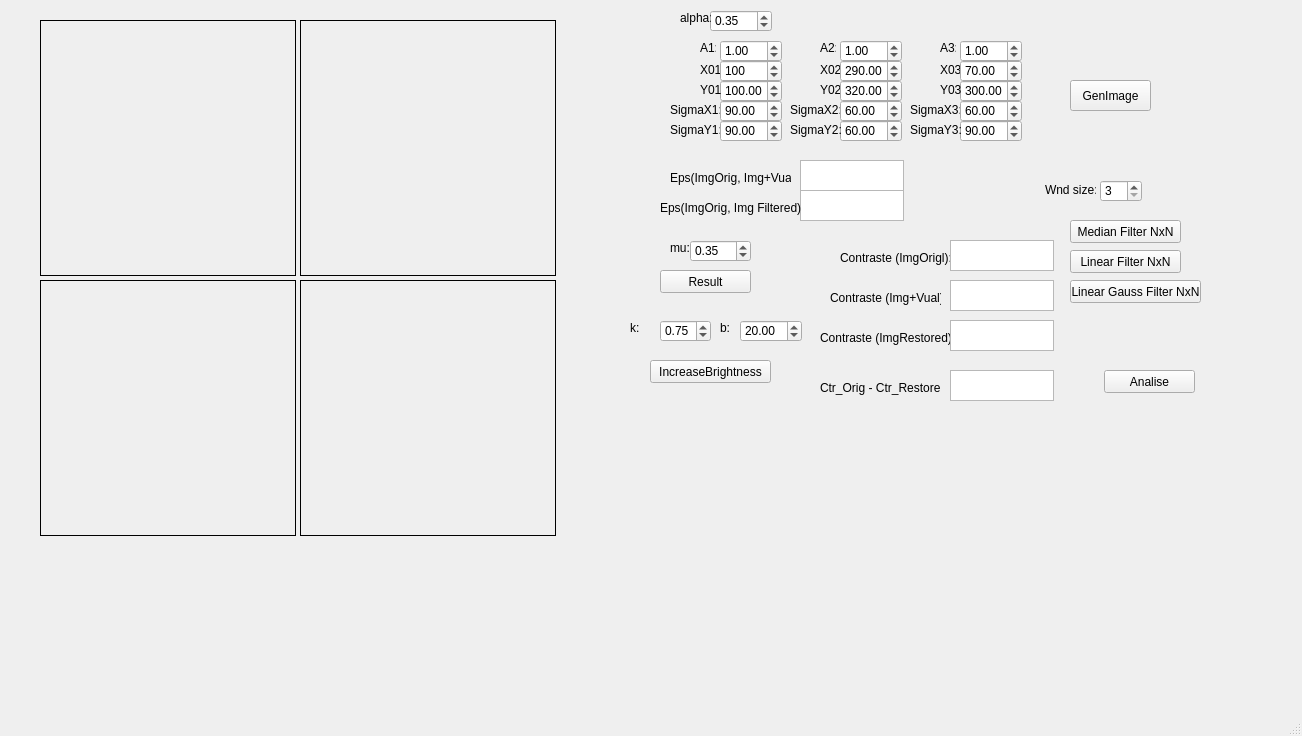
<?xml version="1.0" encoding="UTF-8"?>
<ui version="4.0">
 <class>MainWindow</class>
 <widget class="QMainWindow" name="MainWindow">
  <property name="geometry">
   <rect>
    <x>0</x>
    <y>0</y>
    <width>1302</width>
    <height>736</height>
   </rect>
  </property>
  <property name="windowTitle">
   <string>MainWindow</string>
  </property>
  <widget class="QWidget" name="centralWidget">
   <widget class="QLabel" name="label_Img1">
    <property name="geometry">
     <rect>
      <x>40</x>
      <y>20</y>
      <width>256</width>
      <height>256</height>
     </rect>
    </property>
    <property name="frameShape">
     <enum>QFrame::Box</enum>
    </property>
    <property name="frameShadow">
     <enum>QFrame::Plain</enum>
    </property>
    <property name="lineWidth">
     <number>1</number>
    </property>
    <property name="text">
     <string/>
    </property>
   </widget>
   <widget class="QPushButton" name="pushButton_Gen_Image">
    <property name="geometry">
     <rect>
      <x>1070</x>
      <y>80</y>
      <width>81</width>
      <height>31</height>
     </rect>
    </property>
    <property name="text">
     <string>GenImage</string>
    </property>
   </widget>
   <widget class="QLabel" name="label_3">
    <property name="geometry">
     <rect>
      <x>700</x>
      <y>60</y>
      <width>21</width>
      <height>20</height>
     </rect>
    </property>
    <property name="text">
     <string>X01:</string>
    </property>
   </widget>
   <widget class="QDoubleSpinBox" name="doubleSpinBox_A2">
    <property name="geometry">
     <rect>
      <x>840</x>
      <y>40</y>
      <width>62</width>
      <height>22</height>
     </rect>
    </property>
    <property name="maximum">
     <double>100.000000000000000</double>
    </property>
    <property name="value">
     <double>1.000000000000000</double>
    </property>
   </widget>
   <widget class="QLabel" name="label_2">
    <property name="geometry">
     <rect>
      <x>700</x>
      <y>40</y>
      <width>16</width>
      <height>16</height>
     </rect>
    </property>
    <property name="text">
     <string>A1:</string>
    </property>
   </widget>
   <widget class="QLabel" name="label_5">
    <property name="geometry">
     <rect>
      <x>670</x>
      <y>100</y>
      <width>51</width>
      <height>20</height>
     </rect>
    </property>
    <property name="text">
     <string>SigmaX1:</string>
    </property>
   </widget>
   <widget class="QDoubleSpinBox" name="doubleSpinBox_Y01">
    <property name="geometry">
     <rect>
      <x>720</x>
      <y>80</y>
      <width>62</width>
      <height>22</height>
     </rect>
    </property>
    <property name="maximum">
     <double>1000.000000000000000</double>
    </property>
    <property name="singleStep">
     <double>10.000000000000000</double>
    </property>
    <property name="value">
     <double>100.000000000000000</double>
    </property>
   </widget>
   <widget class="QDoubleSpinBox" name="doubleSpinBox_A1">
    <property name="geometry">
     <rect>
      <x>720</x>
      <y>40</y>
      <width>62</width>
      <height>22</height>
     </rect>
    </property>
    <property name="maximum">
     <double>100.000000000000000</double>
    </property>
    <property name="value">
     <double>1.000000000000000</double>
    </property>
   </widget>
   <widget class="QLabel" name="label_8">
    <property name="geometry">
     <rect>
      <x>790</x>
      <y>100</y>
      <width>51</width>
      <height>20</height>
     </rect>
    </property>
    <property name="text">
     <string>SigmaX2:</string>
    </property>
   </widget>
   <widget class="QLabel" name="label_13">
    <property name="geometry">
     <rect>
      <x>910</x>
      <y>100</y>
      <width>51</width>
      <height>20</height>
     </rect>
    </property>
    <property name="text">
     <string>SigmaX3:</string>
    </property>
   </widget>
   <widget class="QDoubleSpinBox" name="doubleSpinBox_Y03">
    <property name="geometry">
     <rect>
      <x>960</x>
      <y>80</y>
      <width>62</width>
      <height>22</height>
     </rect>
    </property>
    <property name="maximum">
     <double>1000.000000000000000</double>
    </property>
    <property name="value">
     <double>300.000000000000000</double>
    </property>
   </widget>
   <widget class="QDoubleSpinBox" name="doubleSpinBox_SigmaY2">
    <property name="geometry">
     <rect>
      <x>840</x>
      <y>120</y>
      <width>62</width>
      <height>22</height>
     </rect>
    </property>
    <property name="maximum">
     <double>300.000000000000000</double>
    </property>
    <property name="singleStep">
     <double>10.000000000000000</double>
    </property>
    <property name="value">
     <double>60.000000000000000</double>
    </property>
   </widget>
   <widget class="QDoubleSpinBox" name="doubleSpinBox_SigmaY3">
    <property name="geometry">
     <rect>
      <x>960</x>
      <y>120</y>
      <width>62</width>
      <height>22</height>
     </rect>
    </property>
    <property name="maximum">
     <double>300.000000000000000</double>
    </property>
    <property name="singleStep">
     <double>10.000000000000000</double>
    </property>
    <property name="value">
     <double>90.000000000000000</double>
    </property>
   </widget>
   <widget class="QLabel" name="label_7">
    <property name="geometry">
     <rect>
      <x>820</x>
      <y>60</y>
      <width>21</width>
      <height>20</height>
     </rect>
    </property>
    <property name="text">
     <string>X02:</string>
    </property>
   </widget>
   <widget class="QLabel" name="label_12">
    <property name="geometry">
     <rect>
      <x>940</x>
      <y>60</y>
      <width>21</width>
      <height>20</height>
     </rect>
    </property>
    <property name="text">
     <string>X03:</string>
    </property>
   </widget>
   <widget class="QLabel" name="label_6">
    <property name="geometry">
     <rect>
      <x>670</x>
      <y>120</y>
      <width>51</width>
      <height>20</height>
     </rect>
    </property>
    <property name="text">
     <string>SigmaY1:</string>
    </property>
   </widget>
   <widget class="QDoubleSpinBox" name="doubleSpinBox_SigmaX1">
    <property name="geometry">
     <rect>
      <x>720</x>
      <y>100</y>
      <width>62</width>
      <height>22</height>
     </rect>
    </property>
    <property name="maximum">
     <double>300.000000000000000</double>
    </property>
    <property name="singleStep">
     <double>10.000000000000000</double>
    </property>
    <property name="value">
     <double>90.000000000000000</double>
    </property>
   </widget>
   <widget class="QLabel" name="label_11">
    <property name="geometry">
     <rect>
      <x>820</x>
      <y>80</y>
      <width>21</width>
      <height>20</height>
     </rect>
    </property>
    <property name="text">
     <string>Y02:</string>
    </property>
   </widget>
   <widget class="QLabel" name="label_16">
    <property name="geometry">
     <rect>
      <x>940</x>
      <y>80</y>
      <width>21</width>
      <height>20</height>
     </rect>
    </property>
    <property name="text">
     <string>Y03:</string>
    </property>
   </widget>
   <widget class="QLabel" name="label_9">
    <property name="geometry">
     <rect>
      <x>790</x>
      <y>120</y>
      <width>51</width>
      <height>20</height>
     </rect>
    </property>
    <property name="text">
     <string>SigmaY2:</string>
    </property>
   </widget>
   <widget class="QLabel" name="label_14">
    <property name="geometry">
     <rect>
      <x>910</x>
      <y>120</y>
      <width>51</width>
      <height>20</height>
     </rect>
    </property>
    <property name="text">
     <string>SigmaY3:</string>
    </property>
   </widget>
   <widget class="QDoubleSpinBox" name="doubleSpinBox_Y02">
    <property name="geometry">
     <rect>
      <x>840</x>
      <y>80</y>
      <width>62</width>
      <height>22</height>
     </rect>
    </property>
    <property name="maximum">
     <double>1000.000000000000000</double>
    </property>
    <property name="value">
     <double>320.000000000000000</double>
    </property>
   </widget>
   <widget class="QDoubleSpinBox" name="doubleSpinBox_A3">
    <property name="geometry">
     <rect>
      <x>960</x>
      <y>40</y>
      <width>62</width>
      <height>22</height>
     </rect>
    </property>
    <property name="maximum">
     <double>100.000000000000000</double>
    </property>
    <property name="value">
     <double>1.000000000000000</double>
    </property>
   </widget>
   <widget class="QLabel" name="label_10">
    <property name="geometry">
     <rect>
      <x>820</x>
      <y>40</y>
      <width>16</width>
      <height>16</height>
     </rect>
    </property>
    <property name="text">
     <string>A2:</string>
    </property>
   </widget>
   <widget class="QLabel" name="label_15">
    <property name="geometry">
     <rect>
      <x>940</x>
      <y>40</y>
      <width>16</width>
      <height>16</height>
     </rect>
    </property>
    <property name="text">
     <string>A3:</string>
    </property>
   </widget>
   <widget class="QDoubleSpinBox" name="doubleSpinBox_X01">
    <property name="geometry">
     <rect>
      <x>720</x>
      <y>60</y>
      <width>62</width>
      <height>22</height>
     </rect>
    </property>
    <property name="decimals">
     <number>0</number>
    </property>
    <property name="maximum">
     <double>1000.000000000000000</double>
    </property>
    <property name="singleStep">
     <double>10.000000000000000</double>
    </property>
    <property name="value">
     <double>100.000000000000000</double>
    </property>
   </widget>
   <widget class="QLabel" name="label_4">
    <property name="geometry">
     <rect>
      <x>700</x>
      <y>80</y>
      <width>21</width>
      <height>20</height>
     </rect>
    </property>
    <property name="text">
     <string>Y01:</string>
    </property>
   </widget>
   <widget class="QDoubleSpinBox" name="doubleSpinBox_SigmaY1">
    <property name="geometry">
     <rect>
      <x>720</x>
      <y>120</y>
      <width>62</width>
      <height>22</height>
     </rect>
    </property>
    <property name="maximum">
     <double>300.000000000000000</double>
    </property>
    <property name="singleStep">
     <double>10.000000000000000</double>
    </property>
    <property name="value">
     <double>90.000000000000000</double>
    </property>
   </widget>
   <widget class="QDoubleSpinBox" name="doubleSpinBox_X02">
    <property name="geometry">
     <rect>
      <x>840</x>
      <y>60</y>
      <width>62</width>
      <height>22</height>
     </rect>
    </property>
    <property name="maximum">
     <double>1000.000000000000000</double>
    </property>
    <property name="value">
     <double>290.000000000000000</double>
    </property>
   </widget>
   <widget class="QDoubleSpinBox" name="doubleSpinBox_X03">
    <property name="geometry">
     <rect>
      <x>960</x>
      <y>60</y>
      <width>62</width>
      <height>22</height>
     </rect>
    </property>
    <property name="maximum">
     <double>1000.000000000000000</double>
    </property>
    <property name="value">
     <double>70.000000000000000</double>
    </property>
   </widget>
   <widget class="QDoubleSpinBox" name="doubleSpinBox_SigmaX2">
    <property name="geometry">
     <rect>
      <x>840</x>
      <y>100</y>
      <width>62</width>
      <height>22</height>
     </rect>
    </property>
    <property name="maximum">
     <double>300.000000000000000</double>
    </property>
    <property name="singleStep">
     <double>10.000000000000000</double>
    </property>
    <property name="value">
     <double>60.000000000000000</double>
    </property>
   </widget>
   <widget class="QDoubleSpinBox" name="doubleSpinBox_SigmaX3">
    <property name="geometry">
     <rect>
      <x>960</x>
      <y>100</y>
      <width>62</width>
      <height>22</height>
     </rect>
    </property>
    <property name="maximum">
     <double>300.000000000000000</double>
    </property>
    <property name="singleStep">
     <double>10.000000000000000</double>
    </property>
    <property name="value">
     <double>60.000000000000000</double>
    </property>
   </widget>
   <widget class="QLabel" name="label_Img2">
    <property name="geometry">
     <rect>
      <x>40</x>
      <y>280</y>
      <width>256</width>
      <height>256</height>
     </rect>
    </property>
    <property name="frameShape">
     <enum>QFrame::Box</enum>
    </property>
    <property name="frameShadow">
     <enum>QFrame::Plain</enum>
    </property>
    <property name="lineWidth">
     <number>1</number>
    </property>
    <property name="text">
     <string/>
    </property>
   </widget>
   <widget class="QDoubleSpinBox" name="doubleSpinBox_alpha">
    <property name="geometry">
     <rect>
      <x>710</x>
      <y>10</y>
      <width>62</width>
      <height>22</height>
     </rect>
    </property>
    <property name="singleStep">
     <double>0.050000000000000</double>
    </property>
    <property name="value">
     <double>0.350000000000000</double>
    </property>
   </widget>
   <widget class="QLabel" name="label">
    <property name="geometry">
     <rect>
      <x>680</x>
      <y>10</y>
      <width>31</width>
      <height>16</height>
     </rect>
    </property>
    <property name="text">
     <string>alpha:</string>
    </property>
   </widget>
   <widget class="QLabel" name="label_Vual">
    <property name="geometry">
     <rect>
      <x>300</x>
      <y>20</y>
      <width>256</width>
      <height>256</height>
     </rect>
    </property>
    <property name="frameShape">
     <enum>QFrame::Box</enum>
    </property>
    <property name="frameShadow">
     <enum>QFrame::Plain</enum>
    </property>
    <property name="lineWidth">
     <number>1</number>
    </property>
    <property name="text">
     <string/>
    </property>
   </widget>
   <widget class="QTextEdit" name="textEdit_eps_orig_vual">
    <property name="geometry">
     <rect>
      <x>800</x>
      <y>160</y>
      <width>104</width>
      <height>31</height>
     </rect>
    </property>
   </widget>
   <widget class="QLabel" name="label_18">
    <property name="geometry">
     <rect>
      <x>670</x>
      <y>170</y>
      <width>121</width>
      <height>16</height>
     </rect>
    </property>
    <property name="text">
     <string>Eps(ImgOrig, Img+Vual):</string>
    </property>
   </widget>
   <widget class="QTextEdit" name="textEdit_eps_orig_filtered">
    <property name="geometry">
     <rect>
      <x>800</x>
      <y>190</y>
      <width>104</width>
      <height>31</height>
     </rect>
    </property>
   </widget>
   <widget class="QLabel" name="label_19">
    <property name="geometry">
     <rect>
      <x>660</x>
      <y>200</y>
      <width>141</width>
      <height>16</height>
     </rect>
    </property>
    <property name="text">
     <string>Eps(ImgOrig, Img Filtered):</string>
    </property>
   </widget>
   <widget class="QPushButton" name="pushButton_MedFilter_2">
    <property name="geometry">
     <rect>
      <x>1070</x>
      <y>220</y>
      <width>111</width>
      <height>23</height>
     </rect>
    </property>
    <property name="text">
     <string>Median Filter NxN</string>
    </property>
   </widget>
   <widget class="QSpinBox" name="spinBox_N">
    <property name="geometry">
     <rect>
      <x>1100</x>
      <y>180</y>
      <width>42</width>
      <height>22</height>
     </rect>
    </property>
    <property name="minimum">
     <number>3</number>
    </property>
    <property name="singleStep">
     <number>2</number>
    </property>
    <property name="value">
     <number>3</number>
    </property>
   </widget>
   <widget class="QLabel" name="label_20">
    <property name="geometry">
     <rect>
      <x>1045</x>
      <y>180</y>
      <width>51</width>
      <height>20</height>
     </rect>
    </property>
    <property name="text">
     <string>Wnd size:</string>
    </property>
   </widget>
   <widget class="QPushButton" name="pushButton_LinFilter_2">
    <property name="geometry">
     <rect>
      <x>1070</x>
      <y>250</y>
      <width>111</width>
      <height>23</height>
     </rect>
    </property>
    <property name="text">
     <string>Linear Filter NxN</string>
    </property>
   </widget>
   <widget class="QPushButton" name="pushButton_LinFilter_3">
    <property name="geometry">
     <rect>
      <x>1070</x>
      <y>280</y>
      <width>131</width>
      <height>23</height>
     </rect>
    </property>
    <property name="text">
     <string>Linear Gauss Filter NxN</string>
    </property>
   </widget>
   <widget class="QLabel" name="label_ImgMinus">
    <property name="geometry">
     <rect>
      <x>300</x>
      <y>280</y>
      <width>256</width>
      <height>256</height>
     </rect>
    </property>
    <property name="frameShape">
     <enum>QFrame::Box</enum>
    </property>
    <property name="frameShadow">
     <enum>QFrame::Plain</enum>
    </property>
    <property name="lineWidth">
     <number>1</number>
    </property>
    <property name="text">
     <string/>
    </property>
   </widget>
   <widget class="QPushButton" name="pushButton">
    <property name="geometry">
     <rect>
      <x>660</x>
      <y>270</y>
      <width>91</width>
      <height>23</height>
     </rect>
    </property>
    <property name="text">
     <string>Result</string>
    </property>
   </widget>
   <widget class="QLabel" name="label_22">
    <property name="geometry">
     <rect>
      <x>670</x>
      <y>240</y>
      <width>21</width>
      <height>16</height>
     </rect>
    </property>
    <property name="text">
     <string>mu:</string>
    </property>
   </widget>
   <widget class="QDoubleSpinBox" name="doubleSpinBox_mu">
    <property name="geometry">
     <rect>
      <x>690</x>
      <y>240</y>
      <width>61</width>
      <height>22</height>
     </rect>
    </property>
    <property name="singleStep">
     <double>0.050000000000000</double>
    </property>
    <property name="value">
     <double>0.350000000000000</double>
    </property>
   </widget>
   <widget class="QTextEdit" name="textEdit_Contraste_ImgPlusVual">
    <property name="geometry">
     <rect>
      <x>950</x>
      <y>280</y>
      <width>104</width>
      <height>31</height>
     </rect>
    </property>
   </widget>
   <widget class="QLabel" name="label_23">
    <property name="geometry">
     <rect>
      <x>830</x>
      <y>290</y>
      <width>111</width>
      <height>16</height>
     </rect>
    </property>
    <property name="text">
     <string>Contraste (Img+Vual):</string>
    </property>
   </widget>
   <widget class="QLabel" name="label_24">
    <property name="geometry">
     <rect>
      <x>820</x>
      <y>330</y>
      <width>131</width>
      <height>16</height>
     </rect>
    </property>
    <property name="text">
     <string>Contraste (ImgRestored):</string>
    </property>
   </widget>
   <widget class="QTextEdit" name="textEdit_Contraste_Restored">
    <property name="geometry">
     <rect>
      <x>950</x>
      <y>320</y>
      <width>104</width>
      <height>31</height>
     </rect>
    </property>
   </widget>
   <widget class="QPushButton" name="pushButton_IncreaseBrightness">
    <property name="geometry">
     <rect>
      <x>650</x>
      <y>360</y>
      <width>121</width>
      <height>23</height>
     </rect>
    </property>
    <property name="text">
     <string>IncreaseBrightness</string>
    </property>
   </widget>
   <widget class="QDoubleSpinBox" name="doubleSpinBox_k">
    <property name="geometry">
     <rect>
      <x>660</x>
      <y>320</y>
      <width>51</width>
      <height>22</height>
     </rect>
    </property>
    <property name="minimum">
     <double>-99.000000000000000</double>
    </property>
    <property name="singleStep">
     <double>0.500000000000000</double>
    </property>
    <property name="value">
     <double>0.750000000000000</double>
    </property>
   </widget>
   <widget class="QDoubleSpinBox" name="doubleSpinBox_b">
    <property name="geometry">
     <rect>
      <x>740</x>
      <y>320</y>
      <width>62</width>
      <height>22</height>
     </rect>
    </property>
    <property name="minimum">
     <double>-1000.000000000000000</double>
    </property>
    <property name="maximum">
     <double>1000.000000000000000</double>
    </property>
    <property name="singleStep">
     <double>10.000000000000000</double>
    </property>
    <property name="value">
     <double>20.000000000000000</double>
    </property>
   </widget>
   <widget class="QLabel" name="label_25">
    <property name="geometry">
     <rect>
      <x>630</x>
      <y>320</y>
      <width>21</width>
      <height>16</height>
     </rect>
    </property>
    <property name="text">
     <string>k:</string>
    </property>
   </widget>
   <widget class="QLabel" name="label_26">
    <property name="geometry">
     <rect>
      <x>720</x>
      <y>320</y>
      <width>21</width>
      <height>16</height>
     </rect>
    </property>
    <property name="text">
     <string>b:</string>
    </property>
   </widget>
   <widget class="QLabel" name="label_27">
    <property name="geometry">
     <rect>
      <x>840</x>
      <y>250</y>
      <width>111</width>
      <height>16</height>
     </rect>
    </property>
    <property name="text">
     <string>Contraste (ImgOrigl):</string>
    </property>
   </widget>
   <widget class="QTextEdit" name="textEdit_Contraste_Orig">
    <property name="geometry">
     <rect>
      <x>950</x>
      <y>240</y>
      <width>104</width>
      <height>31</height>
     </rect>
    </property>
   </widget>
   <widget class="QTextEdit" name="textEdit_Difference_Contraste">
    <property name="geometry">
     <rect>
      <x>950</x>
      <y>370</y>
      <width>104</width>
      <height>31</height>
     </rect>
    </property>
   </widget>
   <widget class="QLabel" name="label_28">
    <property name="geometry">
     <rect>
      <x>820</x>
      <y>380</y>
      <width>121</width>
      <height>16</height>
     </rect>
    </property>
    <property name="text">
     <string>Ctr_Orig - Ctr_Restored:</string>
    </property>
   </widget>
   <widget class="QCustomPlot" name="widget" native="true">
    <property name="geometry">
     <rect>
      <x>670</x>
      <y>420</y>
      <width>601</width>
      <height>271</height>
     </rect>
    </property>
   </widget>
   <widget class="QPushButton" name="pushButton_analise">
    <property name="geometry">
     <rect>
      <x>1104</x>
      <y>370</y>
      <width>91</width>
      <height>23</height>
     </rect>
    </property>
    <property name="text">
     <string>Analise</string>
    </property>
   </widget>
  </widget>
  <widget class="QMenuBar" name="menuBar">
   <property name="geometry">
    <rect>
     <x>0</x>
     <y>0</y>
     <width>1302</width>
     <height>21</height>
    </rect>
   </property>
  </widget>
  <widget class="QStatusBar" name="statusBar"/>
 </widget>
 <layoutdefault spacing="6" margin="11"/>
 <customwidgets>
  <customwidget>
   <class>QCustomPlot</class>
   <extends>QWidget</extends>
   <header>qcustomplot.h</header>
   <container>1</container>
  </customwidget>
 </customwidgets>
 <resources/>
 <connections/>
</ui>
